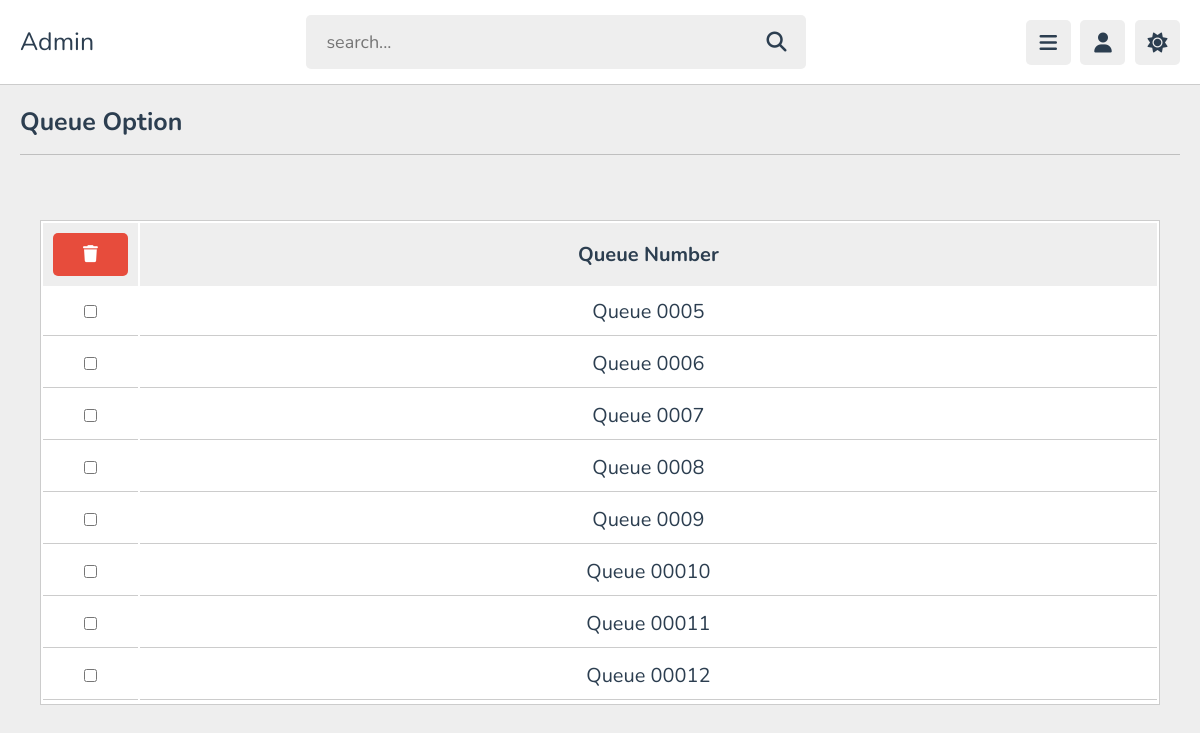
/modules_admin/admin_queueing.php (signed in), run on the app's committed database.
### tables this page shows
CREATE TABLE IF NOT EXISTS `queue_id_value` (
  `id` int NOT NULL AUTO_INCREMENT,
  PRIMARY KEY (`id`)
);

### modules_admin/admin_queueing.php (the view, shortened to what this page needs)
<?php
    include '../components/connection.php';
?>
<!DOCTYPE html>
<html lang="en">
    <head>
        <link rel="stylesheet" href="https://cdnjs.cloudflare.com/ajax/libs/font-awesome/6.2.0/css/all.min.css">
        <link rel="stylesheet" href="../css/nurse_queueing.css">
    </head>
    <body>
        <?php
            include '../components/header_admin.php';
        ?>
        <section class="dashboard">
            <h1 class="heading">Queue Option</h1>
            <form action="../components/code.php" method="POST">
                <div class="container">
                    <div class="product-display">
                        <table class="product-display-table">
                            <thead>
                                <tr>
                                    <th style="width:10px;">
                                        <button type="submit" name="delete_multiple" class="btns"><i class="fas fa-trash"></i></button>
                                    </th>
                                    <th>Queue Number</th>
                                </tr>
                            </thead>
                            <?php
                                $select_users = mysqli_query($con, "SELECT * FROM queue_id_value ORDER BY id ASC");
                                if (mysqli_num_rows($select_users) > 0) {
                                    while ($fetch_user = mysqli_fetch_assoc($select_users)) {
                            ?>
                            <tr>
                                <td style="width:10px;">
                                    <input type="checkbox" name="delete_id[]" value="<?php echo $fetch_user['id']; ?>">
                                </td>
                                <td>
                                    Queue 000<?php echo $fetch_user['id']; ?>
                                </td>
                            </tr>
                            <tr>
                                <?php
                                        }
                                    }
                                    else {
                                        echo '<td colspan="3" class="empty">No people on queue!</td>';
                                    }
                                ?>
                            </tr>
                        </table>
                    </div>
                </div>
            </form>
        </section>
    </body>
</html>

### css/nurse_queueing.css (style rules this page uses)
:root { --main-color:#ef6292; --red:#e74c3c; --orange:#f39c12; --light-color:#888; --light-bg:#eee; --black:#2c3e50; --white:#fff; --border:.1rem solid rgba(0,0,0,.2); --filter01: invert(); --filter02: none; }
* { font-family: 'Nunito', sans-serif; margin:0; padding:0; box-sizing: border-box; outline: none; border:none; text-decoration: none; }
html { font-size: 62.5%; overflow-x: hidden; }
body { background-color: var(--light-bg); padding-left: 30rem; }
section { padding:2rem; margin: 0 auto; max-width: 1200px; }
.heading { font-size: 2.5rem; color:var(--black); margin-bottom: 2.5rem; border-bottom: var(--border); padding-bottom: 1.5rem; text-transform: capitalize; }
.btns { display: block; width: 100%; cursor: pointer; border-radius: .5rem; margin-top: 1rem; font-size: 1.7rem; padding:1rem 3rem; background: var(--main-color); color: #fff; text-align: center; }
.container { max-width: 1200px; padding:2rem; margin:0 auto; }
.product-display { margin:2rem 0; border: var(--border); background: var(--white); }
.product-display .product-display-table { width: 100%; text-align: center; }
.product-display .product-display-table thead { background: var(--light-bg); color: var(--black); }
.product-display .product-display-table th { padding:1rem; font-size: 2rem; }
.product-display .product-display-table td { padding:1rem; font-size: 2rem; color: var(--black); border-bottom: var(--border); }
.product-display .product-display-table .btns:first-child { background: #27ae60; margin-top: 0; }
.product-display .product-display-table .btns:last-child { background: var(--red); }
@media (max-width:1200px) { body { padding-left: 0; } }

### data on the page
queue_id_value: id "5"
queue_id_value: id "6"
queue_id_value: id "7"
queue_id_value: id "8"
queue_id_value: id "9"
queue_id_value: id "10"
queue_id_value: id "11"
queue_id_value: id "12"
